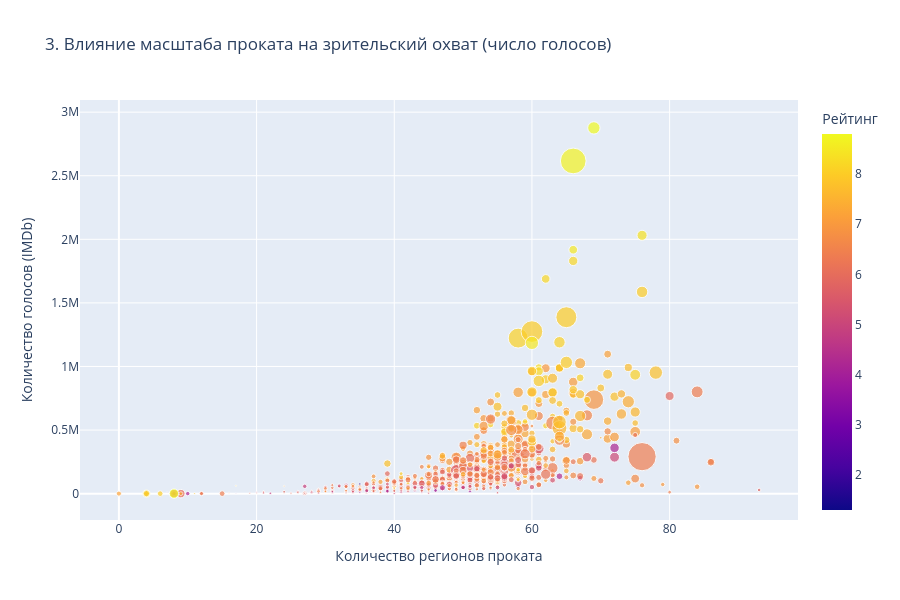

Write notebook code for a chart like this one.
### Markdown cell above
Расширенная визуализация демонстрирует неоднородность структуры данных. В то время как массовые жанры (Drama, Comedy, Action, Adventure) обладают репрезентативной выборкой с полноценными квартилями и выбросами, редкие категории (например, Thriller или Unknown) представлены единичными точками/линиями из-за ограниченного объема таких записей в датасете. Это наглядно подчеркивает специфику распределения контента в исследуемой выборке.

### Code cell
fig3 = px.scatter(
    dashboard_df,
    x='release_regions_count',
    y='numVotes',
    size='popularity',
    color='averageRating',
    hover_name='primaryTitle',
    title='3. Влияние масштаба проката на зрительский охват (число голосов)',
    labels={
        'release_regions_count': 'Количество регионов проката',
        'numVotes': 'Количество голосов (IMDb)',
        'averageRating': 'Рейтинг'
    },
    color_continuous_scale='Plasma'
)
fig3.update_layout(width=900, height=600)
fig3.show()

### Figure 1 — Plotly figure (JSON) as saved in the notebook; plotly's stock layout.template omitted (floating-point values rounded to 4 significant figures; data arrays with more than 128 entries replaced by an {"elided": "..."} marker saying what was removed)
{"data": [{"hovertemplate": "<b>%{hovertext}</b><br><br>Количество регионов проката=%{x}<br>Количество голосов (IMDb)=%{y}<br>popularity=%{marker.size}<br>Рейтинг=%{marker.color}<extra></extra>", "hovertext": {"elided": "920 str values"}, "legendgroup": "", "marker": {"color": {"elided": "920 float values"}, "coloraxis": "coloraxis", "size": {"elided": "920 float values"}, "sizemode": "area", "sizeref": 2.189, "symbol": "circle"}, "mode": "markers", "name": "", "orientation": "v", "showlegend": false, "type": "scatter", "x": {"elided": "920 int values"}, "xaxis": "x", "y": {"elided": "920 int values"}, "yaxis": "y"}], "layout": {"coloraxis": {"colorbar": {"title": {"text": "Рейтинг"}}, "colorscale": [[0, "#0d0887"], [0.1111, "#46039f"], [0.2222, "#7201a8"], [0.3333, "#9c179e"], [0.4444, "#bd3786"], [0.5556, "#d8576b"], [0.6667, "#ed7953"], [0.7778, "#fb9f3a"], [0.8889, "#fdca26"], [1, "#f0f921"]]}, "height": 600, "legend": {"itemsizing": "constant", "tracegroupgap": 0}, "title": {"text": "3. Влияние масштаба проката на зрительский охват (число голосов)"}, "width": 900, "xaxis": {"anchor": "y", "autorange": true, "domain": [0, 1], "range": [-5.653, 98.65], "title": {"text": "Количество регионов проката"}, "type": "linear"}, "yaxis": {"anchor": "x", "autorange": true, "domain": [0, 1], "range": [-207400.0, 3096000.0], "title": {"text": "Количество голосов (IMDb)"}, "type": "linear"}}}
